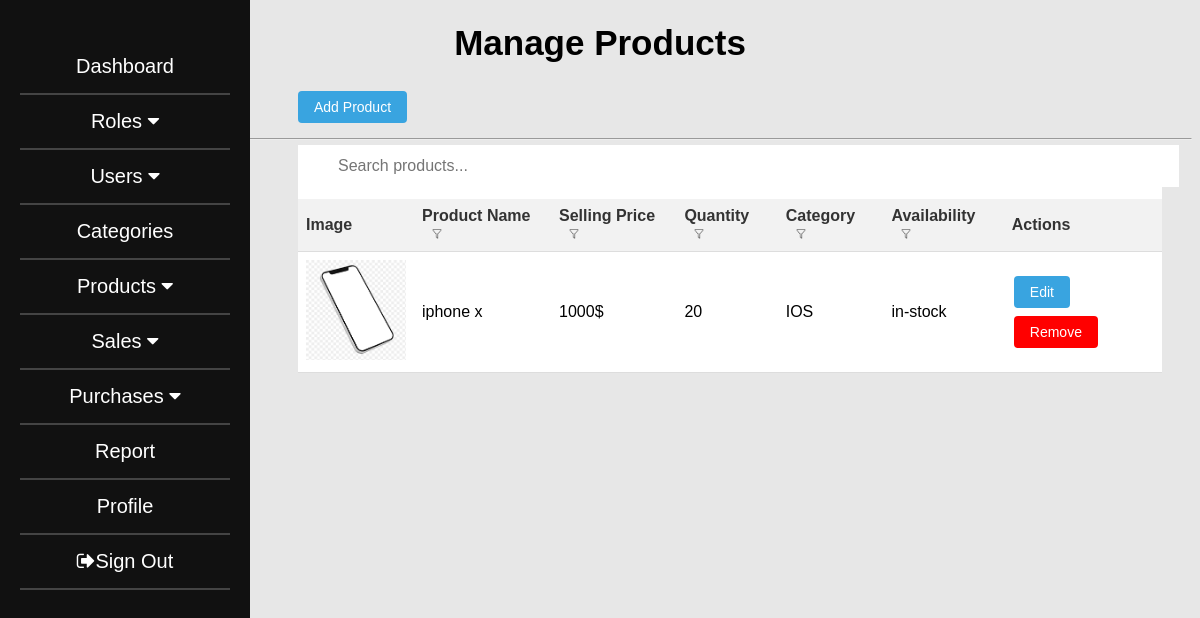
Page /RWInventory/manageproduct.php (signed in) on the committed database.
### tables this page shows
CREATE TABLE `products` (
  `product_id` int(11) NOT NULL,
  `product_name` varchar(255) NOT NULL,
  `price` int(11) NOT NULL,
  `quantity` int(11) NOT NULL,
  `category` varchar(255) NOT NULL,
  `availability` varchar(255) NOT NULL,
  `image_path` varchar(255) NOT NULL,
  `company_id` int(11) NOT NULL
);

### RWInventory/manageproduct.php (the view, shortened to what this page needs)
<?php
include("connect.php");
if (isset($_SESSION["company_id"])) {
    $company_id = $_SESSION["company_id"];
  }
    ?>
<!DOCTYPE html>
<html>
<head>
	<link rel="stylesheet" href="https://cdnjs.cloudflare.com/ajax/libs/font-awesome/4.7.0/css/font-awesome.min.css">
</head>
<body>
	<div class="sidebar">
    <ul>
        <li><a href="dash.php">Dashboard</a></li>
        <li class="dropdown">
        <a href="#" class="dropdown-toggle" data-toggle="dropdown">
            Roles <i class="fa fa-caret-down"></i>
        </a>
    </li>
    <li class="dropdown">
        <a href="#" class="dropdown-toggle" data-toggle="dropdown">
            Users <i class="fa fa-caret-down"></i>
        </a>
    </li>
    <li><a href="categories.php">Categories</a></li>
    <li class="dropdown">
        <a href="#" class="dropdown-toggle" data-toggle="dropdown">
            Products <i class="fa fa-caret-down"></i>
        </a>
    </li>
    <li class="dropdown">
        <a href="#" class="dropdown-toggle" data-toggle="dropdown">
            Sales <i class="fa fa-caret-down"></i>
        </a>
    </li>
    <li class="dropdown">
        <a href="#" class="dropdown-toggle" data-toggle="dropdown">
            Purchases <i class="fa fa-caret-down"></i>
        </a>
    </li>
    <li><a href="report.php">Report</a></li>
    <li><a href="profile.php">Profile</a></li>
    <li class="signout"><a href="logout.php"><i class="fa fa-sign-out"></i>Sign Out</a></li>
</ul>
	</div>
	<div class="headerl">
    <h1 style="text-align: center; font-weight: bold; font-size:35px;">Manage Products</h1>
    <a href="addproduct.php">
		<button style="margin-left: 290px; margin-bottom: 30px;">Add Product</button>
	  </a>
    <hr style="margin-top:-15px; margin-bottom: 5px;">
  </div>
  <div class="container">
<input type="text" id="search-input" placeholder="Search products...">
  <table>
  <thead>
    <tr>
      <th>Image</th>
      <th>Product Name <img src="images/filter_icon.png" width="10px" style="margin-left:10px;"></th>
      <th>Selling Price <img src="images/filter_icon.png" width="10px" style="margin-left:10px;"></th>
      <th>Quantity <img src="images/filter_icon.png" width="10px" style="margin-left:10px;"></th>
      <th>Category <img src="images/filter_icon.png" width="10px" style="margin-left:10px;"></th>
      <th>Availability <img src="images/filter_icon.png" width="10px" style="margin-left:10px;"></th>
      <th>Actions </th>
    </tr>
  </thead>
  <tbody>
    <?php
    $sql = "SELECT * FROM products where company_id = $company_id";
    $result = mysqli_query($connect, $sql);
    if (mysqli_num_rows($result) > 0) {
      while ($row = mysqli_fetch_assoc($result)) {
        $id =  $row["product_id"];
        echo "<tr>";
        echo "<td><img src='" . $row["image_path"] . "' alt='Product Image' width='100'></td>";
        echo "<td>" . $row["product_name"] . "</td>";
        echo "<td>" . $row["price"] . "$</td>";
        echo "<td>" . $row["quantity"] . "</td>";
        echo "<td>" . $row["category"] . "</td>";
        echo "<td>" . $row["availability"] . "</td>";
        echo "<td>";
        echo "<a href='editproduct.php?id=" . urlencode($id) . "''><button>Edit</button></a>";
        echo "<form action='manageproduct.php' method='POST' style='display:inline;'>
        <input type='hidden' name='product_id' value='" . $row["product_id"] . "'>
        <button type='submit' name='delete_product' style='background-color:red;'>Remove</button>
      </form>";
        echo "</td>";
        echo "</tr>";
      }
    } else {
      echo "<tr><td colspan='7'>No products found</td></tr>";
    }
		?>
	</tbody>
</table>
	</div>
</body>
</html>

### RWInventory/manageproduct.php (style rules this page uses)
body { font-family: Arial, sans-serif; background-color: #f5f5f5; }
.sidebar { height: 100%; width: 250px; position: fixed; z-index: 1; top: 0; left: 0; background-color: #111; overflow-x: hidden; padding-top: 20px; }
.sidebar ul { list-style-type: none; margin: 10px; padding: 10px; }
.sidebar ul li { border-bottom: 2px solid #444; padding: 15px; text-align: center; }
.sidebar ul li a { color: #fff; display: block; font-size: 20px; text-decoration: none; }
.container { background-color:white; margin-left:290px; margin-right:30px; margin-top:2px; }
body { font-family: Arial, sans-serif; background-color:#e7e7e7; }
h1 { text-align: center; }
table { margin: auto; border-collapse: collapse; width: 100%; }
th, td { padding: 8px; text-align: left; border-bottom: 1px solid #ddd; }
th { background-color: #f2f2f2; color: #333; }
button { background-color: #39A4E0; color: white; border: none; padding: 8px 16px; text-align: center; text-decoration: none; display: inline-block; font-size: 14px; margin: 4px 2px; cursor: pointer; border-radius: 4px; }
#search-input { background-image: url('/css/searchicon.png'); background-position: 10px 12px; background-repeat: no-repeat; width: 95%; font-size: 16px; padding: 12px 20px 12px 40px; border: 0px solid #ddd; margin-bottom: 12px; }

### rows in the picture
products: image_path (picture), product_name "iphone x", price "1000", quantity "20", category "IOS", availability "in-stock"
